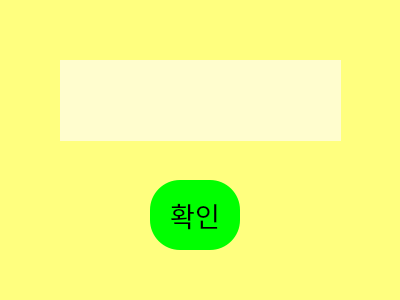
<?xml version="1.0" encoding="UTF-8"?>
<ui version="4.0">
 <class>Form</class>
 <widget class="QWidget" name="Form">
  <property name="geometry">
   <rect>
    <x>0</x>
    <y>0</y>
    <width>400</width>
    <height>300</height>
   </rect>
  </property>
  <property name="windowTitle">
   <string>Form</string>
  </property>
  <property name="styleSheet">
   <string notr="true">background-color: rgb(255, 255, 127);</string>
  </property>
  <widget class="QLabel" name="label_3">
   <property name="geometry">
    <rect>
     <x>60</x>
     <y>60</y>
     <width>281</width>
     <height>81</height>
    </rect>
   </property>
   <property name="font">
    <font>
     <family>AcadEref</family>
     <pointsize>20</pointsize>
    </font>
   </property>
   <property name="styleSheet">
    <string notr="true">background-color: rgb(255, 253, 206);</string>
   </property>
   <property name="text">
    <string/>
   </property>
   <property name="alignment">
    <set>Qt::AlignCenter</set>
   </property>
  </widget>
  <widget class="QLabel" name="label">
   <property name="geometry">
    <rect>
     <x>150</x>
     <y>180</y>
     <width>90</width>
     <height>70</height>
    </rect>
   </property>
   <property name="font">
    <font>
     <family>AcadEref</family>
     <pointsize>20</pointsize>
    </font>
   </property>
   <property name="styleSheet">
    <string notr="true">background-color: rgb(0, 255, 0);
border-radius: 30px;</string>
   </property>
   <property name="text">
    <string>확인</string>
   </property>
   <property name="alignment">
    <set>Qt::AlignCenter</set>
   </property>
  </widget>
 </widget>
 <resources/>
 <connections/>
</ui>
